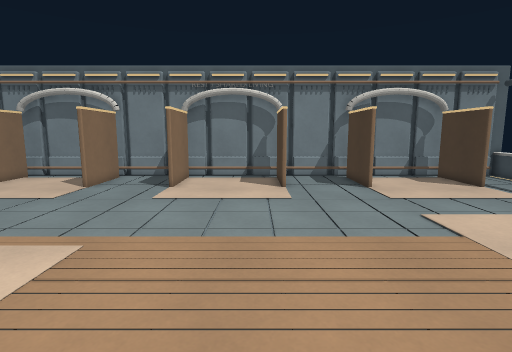
View 1 (above)

16 first-person views from a walk through a level from a Godot 3-D game. The camera is 1.4 m above the floor, tilts 8° down and sees 80° across. The floor is counted in squares, 0.5 m on a side. Each view is taken from the middle of a square. On the plan, view 1 faces up. The plan holds only what a view shows up to about 20 squares ahead; the rest is blank.

View 2
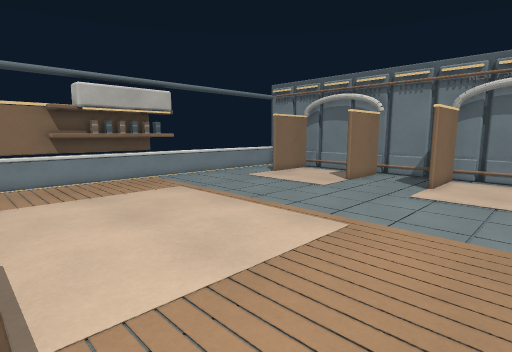

View 3
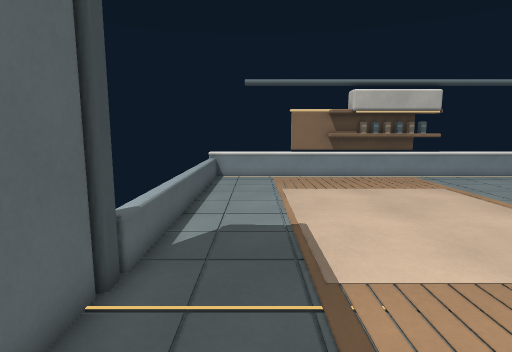

View 4
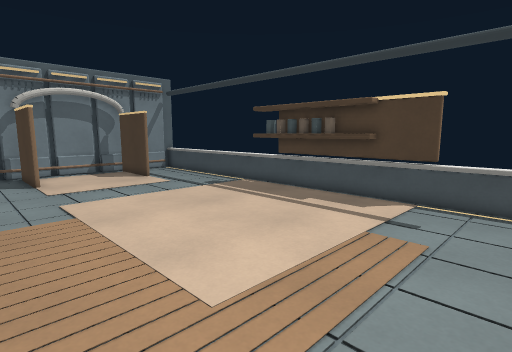

View 5
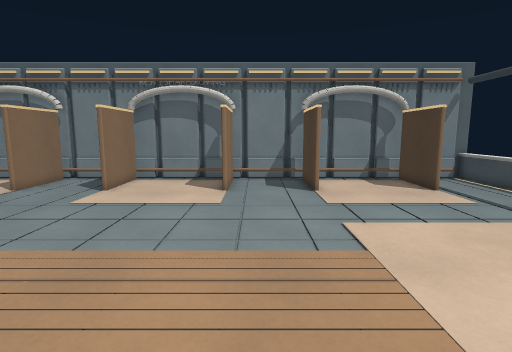

View 6
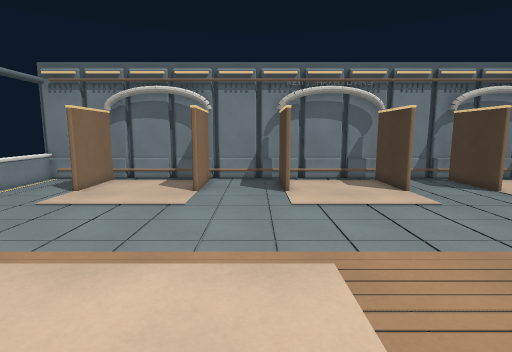

View 7
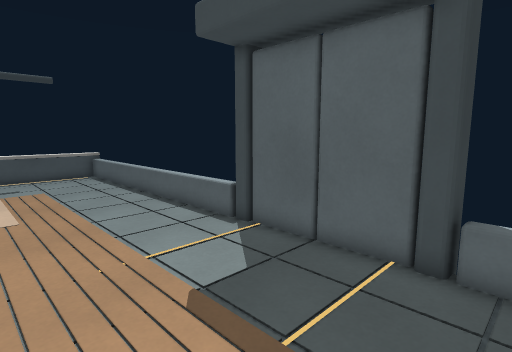

View 8
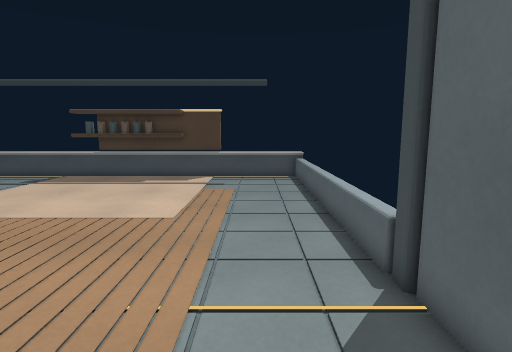

View 9
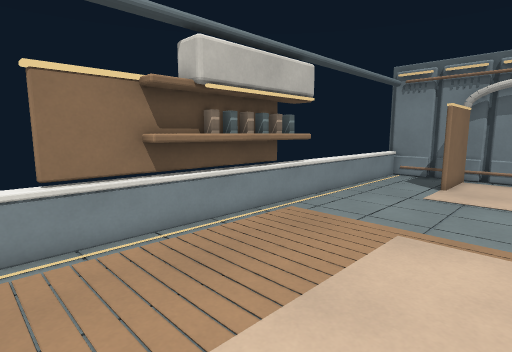

View 10
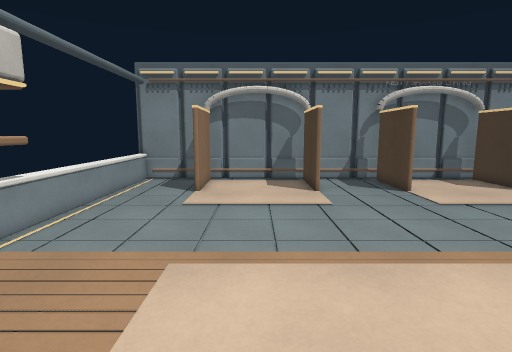

View 11
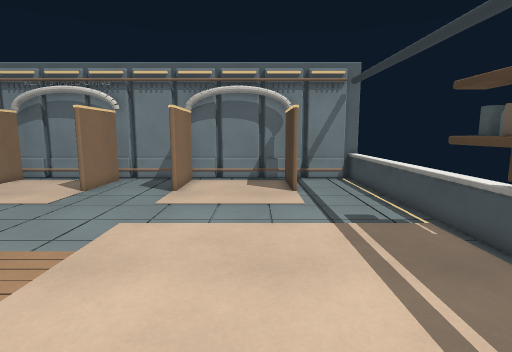

View 12
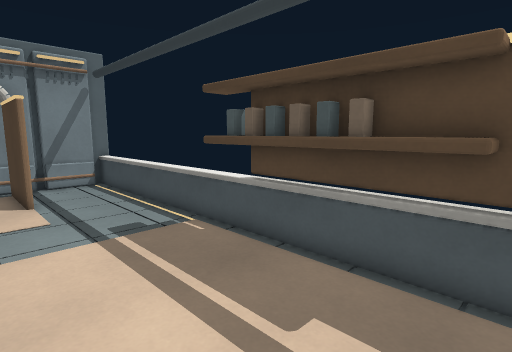

View 13
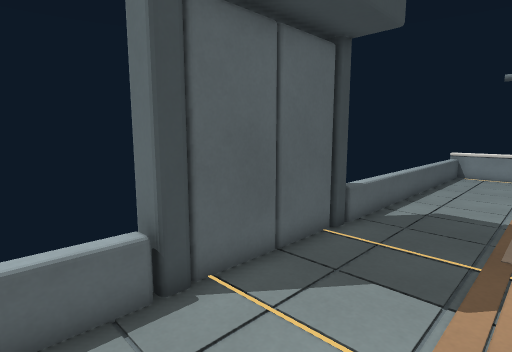

View 14
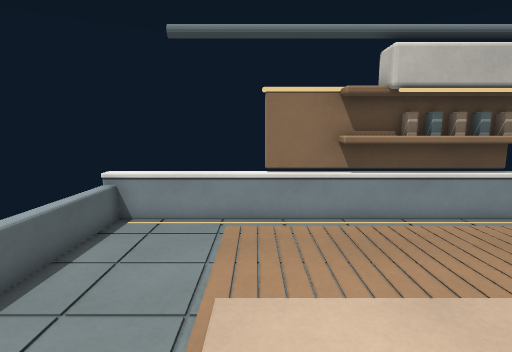

View 15
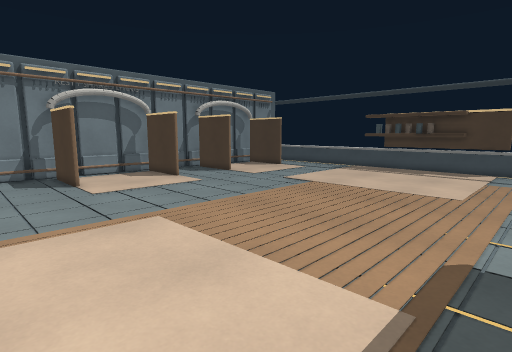

View 16
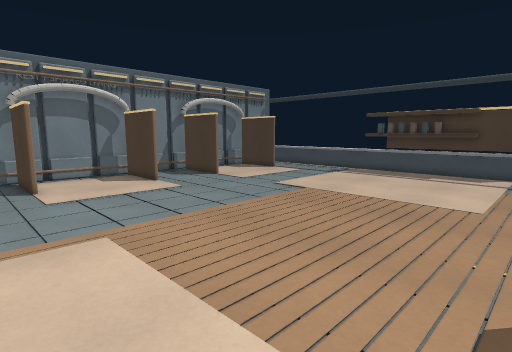

### Floor plan
Points are (right, up) in squares from view 1. A wall is a line through its corners. A room is listed if a view was taken in it or the views show most of it. See-through windows are left out.
Room 1 (views 1, 2, 3, 4, 5, 6, 7, 8, 9, 10, 11, 12, 13, 14, 15, 16)
walls: (-4.6, 15.8) (-4.6, 19.6); (1.4, 15.8) (1.4, 19.6); (-9.1, 15.8) (-9.1, 19.6); (5.9, 15.8) (5.9, 19.6); (-4.3, 19.6) (-4.3, 15.8); (1.7, 19.6) (1.7, 15.8); (-0.6, 20.3) (-3, 20.3); (-2.9, 20.5) (-3.3, 20.5); (-3.9, -4.7) (4.6, -4.7); (-6, 20.3) (-8.4, 20.3); (2.1, 20.3) (-0.2, 20.3); (-8.8, 19.6) (-8.8, 15.8); (-7.6, -4.7) (-4.1, -4.7); (-8.8, 20.3) (-11, 20.3); (4.8, 20.3) (2.5, 20.3); (6.1, 19.6) (6.1, 15.8); (-11, 20.5) (-11.5, 20.5); (-11.4, 20.3) (-13.8, 20.3); (7.5, 20.3) (5.1, 20.3); (11.8, 15.8) (11.8, 19.6); (-18.4, 9.8) (-18.4, 2.7); (-14.1, 20.3) (-15.1, 20.3); (10.1, 20.3) (7.9, 20.3); (-14.8, 19.6) (-14.8, 15.8); (10.6, 20.5) (10.1, 20.5); (16, 6.5) (16, 20.5); (15.4, 2.7) (15.4, 9.6); (-15.9, 20.3) (-16.5, 20.3); (12.2, 20.3) (10.6, 20.3); (-16.9, 20.3) (-19.1, 20.3); (-19.1, 20.1) (-19.1, -3.6); (16, -3.5) (16, 5); (15.6, 20.3) (13.2, 20.3)
low walls: (13.5, -4.7) (15.9, -4.7); (-19, -4.7) (-14.2, -4.7); (15.5, 20.1) (-19.1, 20.1)
ways out: closed door at (-1.5, -5)
Room 2 (no view inside)
walls: (-19.1, -3.6) (-19.1, -5.1)

Positions as (right, up) in squares from view 1, and headings:
1: (0, 0), facing up
2: (0, -1), facing up-left
3: (1, -2), facing left
4: (3, -3), facing up-right
5: (3, 1), facing up
6: (-6, 1), facing up
7: (-6, 2), facing down-right
8: (-4, -2), facing right
9: (-11, -1), facing up-left
10: (-12, 1), facing up
11: (10, 1), facing up
12: (10, 2), facing up-right
13: (4, 0), facing down-left
14: (-9, 0), facing left
15: (-9, -2), facing up-right
16: (-7, -1), facing up-right
